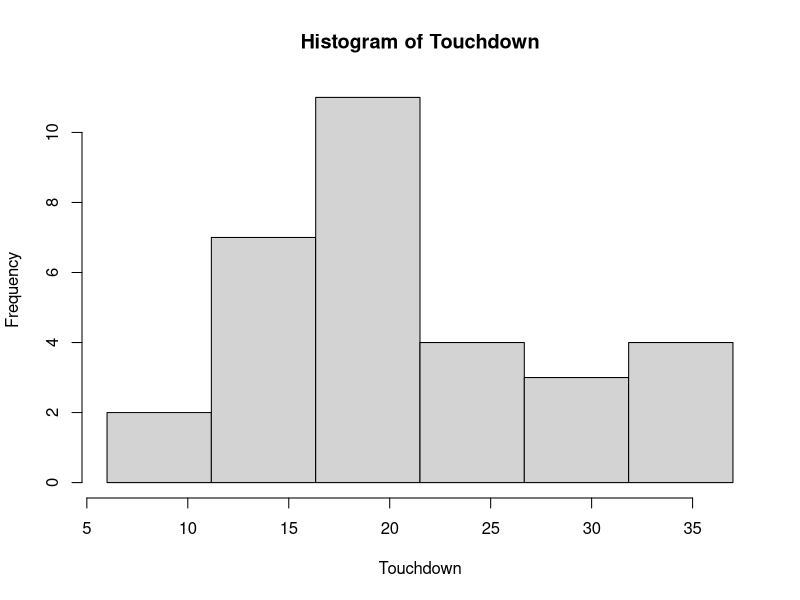
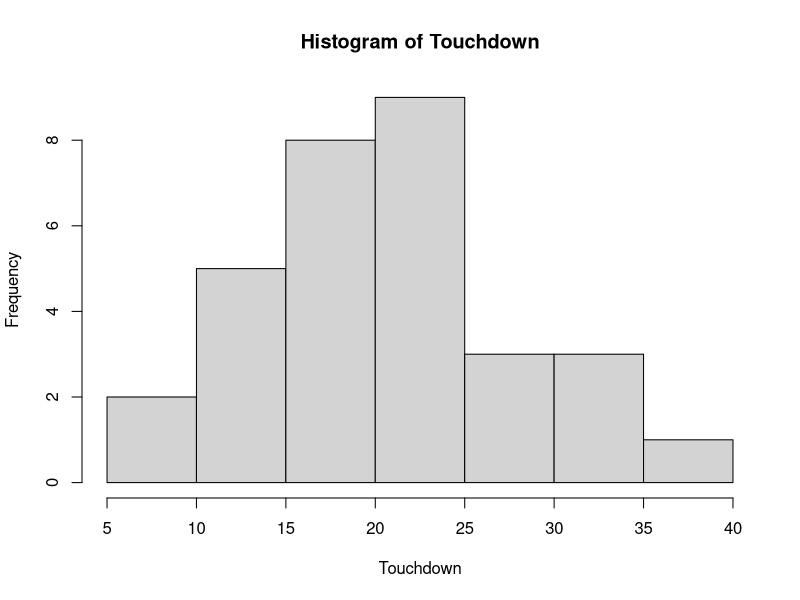
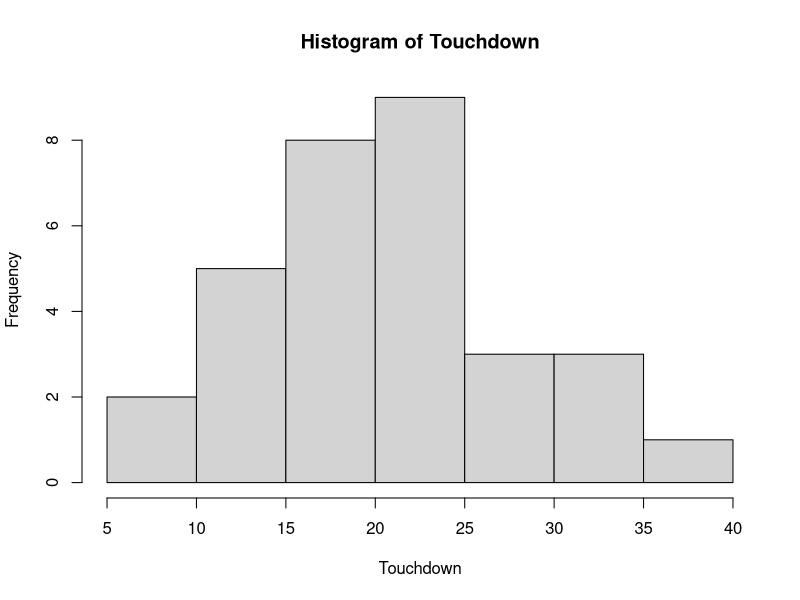
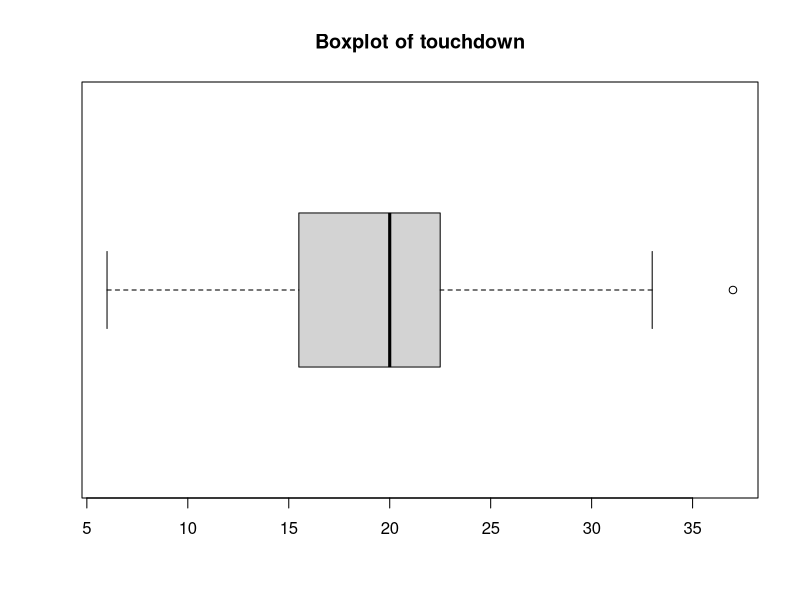
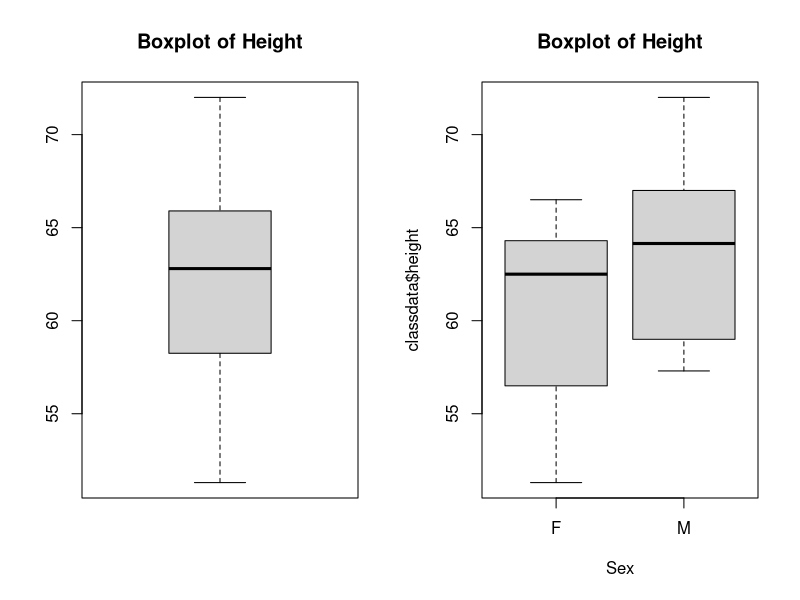
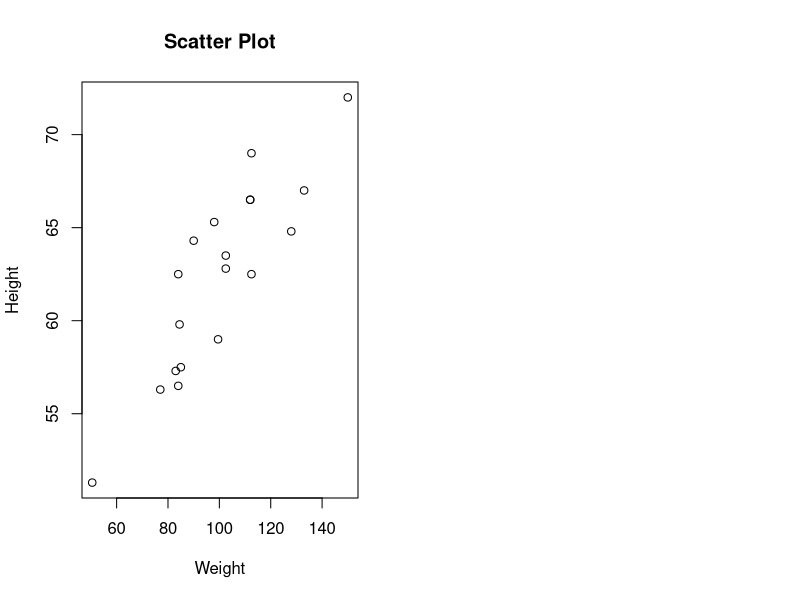

The R source for these figures, in order:
setwd("~/Desktop/STAT-350/Project_1/R_Demo")
classdata = read.table("class.txt", header = TRUE)
dim(classdata)
head(classdata)
touchdown = c(14, 29, 22, 18, 20, 15, 6, 9, 32, 18, 19, 18, 23, 28, 37, 21,
              14, 19, 21, 20, 16, 22, 33, 28, 12, 18, 22, 14, 33, 21, 12)
stem(touchdown)
stem(touchdown, scale = 0.5)
b = round(log2(length(touchdown))) + 1
b
hist(touchdown, breaks = seq(min(touchdown), max(touchdown), length = b + 1),
     include.lowest = TRUE, right = TRUE, xlab = "Touchdown", main = "Histogram of Touchdown")
hist(touchdown, breaks =b + 1,
     include.lowest = TRUE, right=FALSE, xlab = "Touchdown", main = "Histogram of Touchdown")
hist(touchdown, breaks = "Sturges",
     include.lowest = TRUE, right=FALSE, xlab = "Touchdown", main = "Histogram of Touchdown")

summary(touchdown)
boxplot(touchdown, main = "Boxplot of touchdown", horizontal = TRUE)
par(mfrow = c(1, 2))
boxplot(classdata$height, main = "Boxplot of Height")
boxplot(classdata$height ~ classdata$sex, xlab = "Sex", main = "Boxplot of Height")
basses = c(1.22, 1.51, 1.34, 1.6, 0.98, 1.71, 1.82, 1.04, 1.1, 0.85, 1.08)
mean(basses)
sort(basses)
median(basses)
mean(basses, 0.1)
quantile(basses, c(0.25, 0.5, 0.75))
summary(basses)
var(basses)
sd(basses)
plot(classdata$height ~ classdata$weight, xlab = "Weight", ylab = "Height",
     main = "Scatter Plot")
fit = lm(classdata$height ~ classdata$weight)
summary(fit)
result = replicate(1000, sum(sample(0:1, 4, replace = TRUE)))
table(result)/1000
